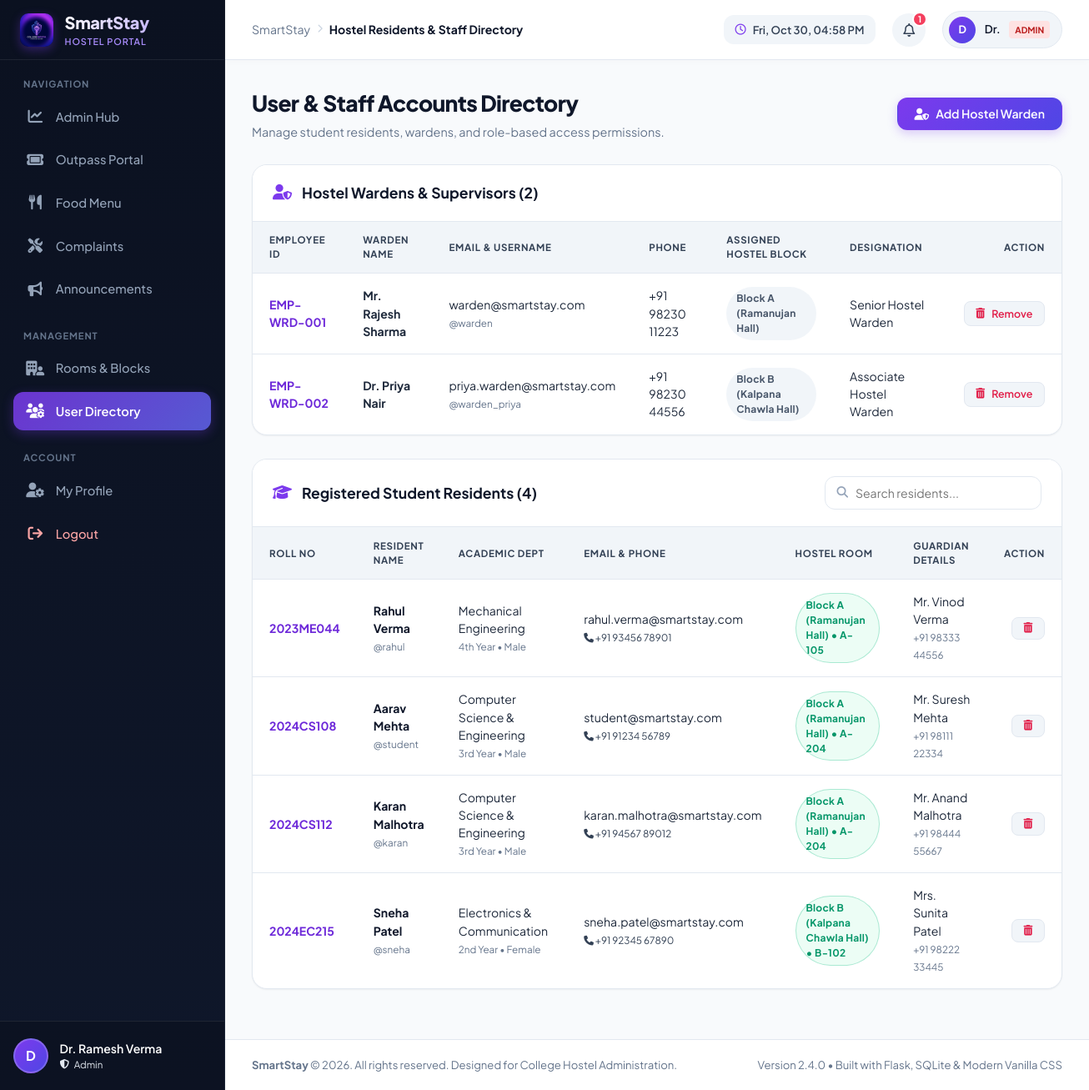
Page /admin/users (signed in) on the committed database.
### tables this page shows
CREATE TABLE users (
        id INTEGER PRIMARY KEY AUTOINCREMENT,
        username TEXT UNIQUE NOT NULL,
        email TEXT UNIQUE NOT NULL,
        password_hash TEXT NOT NULL,
        role TEXT NOT NULL CHECK(role IN ('student', 'warden', 'admin')),
        full_name TEXT NOT NULL,
        phone TEXT,
        avatar TEXT DEFAULT 'default.png',
        created_at TIMESTAMP DEFAULT CURRENT_TIMESTAMP
    );

CREATE TABLE wardens (
        id INTEGER PRIMARY KEY AUTOINCREMENT,
        user_id INTEGER UNIQUE NOT NULL REFERENCES users(id) ON DELETE CASCADE,
        employee_id TEXT UNIQUE NOT NULL,
        assigned_block_id INTEGER REFERENCES blocks(id) ON DELETE SET NULL,
        designation TEXT DEFAULT 'Hostel Warden'
    );

CREATE TABLE blocks (
        id INTEGER PRIMARY KEY AUTOINCREMENT,
        name TEXT NOT NULL UNIQUE,
        gender_type TEXT NOT NULL DEFAULT 'Boys',
        total_floors INTEGER DEFAULT 3,
        description TEXT
    );

CREATE TABLE students (
        id INTEGER PRIMARY KEY AUTOINCREMENT,
        user_id INTEGER UNIQUE NOT NULL REFERENCES users(id) ON DELETE CASCADE,
        roll_no TEXT UNIQUE NOT NULL,
        department TEXT,
        year TEXT,
        gender TEXT,
        guardian_name TEXT,
        guardian_phone TEXT,
        address TEXT,
        room_id INTEGER REFERENCES rooms(id) ON DELETE SET NULL
    );

CREATE TABLE rooms (
        id INTEGER PRIMARY KEY AUTOINCREMENT,
        block_id INTEGER NOT NULL REFERENCES blocks(id) ON DELETE CASCADE,
        room_number TEXT NOT NULL,
        floor INTEGER DEFAULT 1,
        capacity INTEGER DEFAULT 2,
        type TEXT DEFAULT 'Double AC',
        status TEXT DEFAULT 'Available',
        UNIQUE(block_id, room_number)
    );

### app.py (the view)
@app.route('/admin/users')
@login_required
@role_required(['admin'])
def admin_users():
    students = query_db("""
        SELECT s.*, u.username, u.email, u.full_name, u.phone, r.room_number, b.name as block_name
        FROM students s
        JOIN users u ON s.user_id = u.id
        LEFT JOIN rooms r ON s.room_id = r.id
        LEFT JOIN blocks b ON r.block_id = b.id
        ORDER BY s.roll_no
    """)
    wardens = query_db("""
        SELECT w.*, u.username, u.email, u.full_name, u.phone, b.name as block_name
        FROM wardens w
        JOIN users u ON w.user_id = u.id
        LEFT JOIN blocks b ON w.assigned_block_id = b.id
        ORDER BY w.employee_id
    """)
    blocks = query_db("SELECT * FROM blocks ORDER BY name")
    return render_template(
        'admin_users.html',
        students=students,
        wardens=wardens,
        blocks=blocks
    )

### app.py (called while the page is built)
def get_db():
    db = getattr(g, '_database', None)
    if db is None:
        db = g._database = sqlite3.connect(DATABASE)
        db.row_factory = sqlite3.Row
        db.execute("PRAGMA foreign_keys = ON")
    return db

@app.teardown_appcontext
def close_connection(exception):
    db = getattr(g, '_database', None)
    if db is not None:
        db.close()

def query_db(query, args=(), one=False):
    cur = get_db().execute(query, args)
    rv = cur.fetchall()
    cur.close()
    return (rv[0] if rv else None) if one else rv

def login_required(f):
    @wraps(f)
    def decorated_function(*args, **kwargs):
        if 'user_id' not in session:
            flash('Please log in to access this page.', 'warning')
            return redirect(url_for('login', next=request.url))
        return f(*args, **kwargs)
    return decorated_function

def role_required(roles):
    def decorator(f):
        @wraps(f)
        def decorated_function(*args, **kwargs):
            if 'user_id' not in session:
                flash('Please log in to continue.', 'warning')
                return redirect(url_for('login'))
            user_role = session.get('role')
            if user_role not in roles:
                flash('You do not have permission to access that resource.', 'danger')
                return redirect(url_for('dashboard'))
            return f(*args, **kwargs)
        return decorated_function
    return decorator

def get_current_user():
    if 'user_id' not in session:
        return None
    user = query_db("SELECT * FROM users WHERE id = ?", [session['user_id']], one=True)
    return user

### templates/admin_users.html (shortened to what this page needs)
{% extends "base.html" %}
{% block page_title %}Hostel Residents & Staff Directory{% endblock %}
{% block content %}
<div class="page-header-row">
  <div class="page-title-group">
    <h1>User & Staff Accounts Directory</h1>
    <p class="page-subtitle">Manage student residents, wardens, and role-based access permissions.</p>
  </div>
  <button class="btn btn-primary" onclick="openModal('addWardenModal')">
    <i class="fa-solid fa-user-shield"></i> Add Hostel Warden
  </button>
</div>
<div class="card">
  <div class="card-header">
    <div class="card-header-title">
      <i class="fa-solid fa-user-shield"></i>
      <h3>Hostel Wardens & Supervisors ({{ wardens|length }})</h3>
    </div>
  </div>
  <div class="card-body" style="padding: 0;">
    <div class="table-responsive">
      <table class="data-table">
        <thead>
          <tr>
            <th>Employee ID</th>
            <th>Warden Name</th>
            <th>Email & Username</th>
            <th>Phone</th>
            <th>Assigned Hostel Block</th>
            <th>Designation</th>
            <th style="text-align: right;">Action</th>
          </tr>
        </thead>
        <tbody>
          {% for w in wardens %}
            <tr>
              <td><strong style="color: var(--purple-700);">{{ w.employee_id }}</strong></td>
              <td><strong>{{ w.full_name }}</strong></td>
              <td>
                <div>{{ w.email }}</div>
                <small style="color: var(--text-muted);">@{{ w.username }}</small>
              </td>
              <td>{{ w.phone or 'N/A' }}</td>
              <td>
                <span class="badge badge-low">{{ w.block_name or 'All Wings' }}</span>
              </td>
              <td>{{ w.designation }}</td>
              <td style="text-align: right;">
                <button class="btn btn-secondary btn-sm" style="color: var(--rose-600);" onclick="deleteUser({{ w.user_id }}, '{{ w.full_name|replace("'", "\\'") }}')">
                  <i class="fa-solid fa-trash-can"></i> Remove
                </button>
              </td>
            </tr>
          {% endfor %}
        </tbody>
      </table>
    </div>
  </div>
</div>
<div class="card">
  <div class="card-header">
    <div class="card-header-title">
      <i class="fa-solid fa-graduation-cap"></i>
      <h3>Registered Student Residents ({{ students|length }})</h3>
    </div>
    <div class="search-input-wrapper">
      <i class="fa-solid fa-magnifying-glass"></i>
      <input type="text" class="form-control table-search-input" data-table="studentsTable" placeholder="Search residents...">
    </div>
  </div>
  <div class="card-body" style="padding: 0;">
    <div class="table-responsive">
      <table class="data-table" id="studentsTable">
        <thead>
          <tr>
            <th>Roll No</th>
            <th>Resident Name</th>
            <th>Academic Dept</th>
            <th>Email & Phone</th>
            <th>Hostel Room</th>
            <th>Guardian Details</th>
            <th style="text-align: right;">Action</th>
          </tr>
        </thead>
        <tbody>
          {% for s in students %}
            <tr>
              <td><strong style="color: var(--purple-700);">{{ s.roll_no }}</strong></td>
              <td>
                <div style="font-weight: 700; color: var(--navy-900);">{{ s.full_name }}</div>
                <small style="color: var(--text-muted);">@{{ s.username }}</small>
              </td>
              <td>
                <div>{{ s.department }}</div>
                <small style="color: var(--text-muted);">{{ s.year }} • {{ s.gender }}</small>
              </td>
              <td>
                <div>{{ s.email }}</div>
                <small style="color: var(--navy-700);"><i class="fa-solid fa-phone"></i> {{ s.phone }}</small>
              </td>
              <td>
                {% if s.room_number %}
                  <span class="badge badge-approved">{{ s.block_name }} • {{ s.room_number }}</span>
                {% else %}
                  <span class="badge badge-pending">Unallocated</span>
                {% endif %}
              </td>
              <td>
                <div>{{ s.guardian_name or 'N/A' }}</div>
                <small style="color: var(--text-muted);">{{ s.guardian_phone or '' }}</small>
              </td>
              <td style="text-align: right;">
                <button class="btn btn-secondary btn-sm" style="color: var(--rose-600);" onclick="deleteUser({{ s.user_id }}, '{{ s.full_name|replace("'", "\\'") }}')">
                  <i class="fa-solid fa-trash-can"></i>
                </button>
              </td>
            </tr>
          {% endfor %}
        </tbody>
      </table>
    </div>
  </div>
</div>
{% endblock %}

### templates/base.html (shortened to what this page needs)
<!DOCTYPE html>
<html lang="en">
<head>
  <link rel="stylesheet" href="https://cdnjs.cloudflare.com/ajax/libs/font-awesome/6.5.1/css/all.min.css">
  <link rel="stylesheet" href="{{ url_for('static', filename='css/style.css') }}">
</head>
<body>
  <div class="app-wrapper">
    <aside class="app-sidebar" id="appSidebar">
      <div class="sidebar-header">
        <img src="{{ url_for('static', filename='images/logo.jpg') }}" alt="SmartStay" class="brand-logo-img">
        <div class="brand-title">
          <span class="brand-name">SmartStay</span>
          <span class="brand-badge">Hostel Portal</span>
        </div>
      </div>
      <div class="sidebar-content">
        <div>
          <div class="nav-section-title">Navigation</div>
          <ul class="nav-menu">
            {% if session.get('role') == 'student' %}
              <li class="nav-item {% if request.path == '/student/dashboard' %}active{% endif %}">
                <a href="{{ url_for('student_dashboard') }}">
                  <i class="fa-solid fa-gauge-high"></i>
                  <span>My Dashboard</span>
                </a>
              </li>
            {% elif session.get('role') == 'admin' %}
              <li class="nav-item {% if request.path == '/admin/dashboard' %}active{% endif %}">
                <a href="{{ url_for('admin_dashboard') }}">
                  <i class="fa-solid fa-chart-line"></i>
                  <span>Admin Hub</span>
                </a>
              </li>
            {% endif %}
            <li class="nav-item {% if request.path == '/outpass' %}active{% endif %}">
              <a href="{{ url_for('outpass') }}">
                <i class="fa-solid fa-ticket"></i>
                <span>Outpass Portal</span>
              </a>
            </li>
            <li class="nav-item {% if request.path == '/food-menu' %}active{% endif %}">
              <a href="{{ url_for('food_menu') }}">
                <i class="fa-solid fa-utensils"></i>
                <span>Food Menu</span>
              </a>
            </li>
            <li class="nav-item {% if request.path == '/complaints' %}active{% endif %}">
              <a href="{{ url_for('complaints') }}">
                <i class="fa-solid fa-screwdriver-wrench"></i>
                <span>Complaints</span>
              </a>
            </li>
            <li class="nav-item {% if request.path == '/announcements' %}active{% endif %}">
              <a href="{{ url_for('announcements') }}">
                <i class="fa-solid fa-bullhorn"></i>
                <span>Announcements</span>
              </a>
            </li>
          </ul>
        </div>
        {% if session.get('role') in ['warden', 'admin'] %}
        <div>
          <div class="nav-section-title">Management</div>
          <ul class="nav-menu">
            <li class="nav-item {% if request.path == '/rooms' %}active{% endif %}">
              <a href="{{ url_for('rooms') }}">
                <i class="fa-solid fa-building-user"></i>
                <span>Rooms & Blocks</span>
              </a>
            </li>
            {% if session.get('role') == 'admin' %}
            <li class="nav-item {% if request.path == '/admin/users' %}active{% endif %}">
              <a href="{{ url_for('admin_users') }}">
                <i class="fa-solid fa-users-gear"></i>
                <span>User Directory</span>
              </a>
            </li>
            {% endif %}
          </ul>
        </div>
        {% endif %}
        <div>
          <div class="nav-section-title">Account</div>
          <ul class="nav-menu">
            <li class="nav-item {% if request.path == '/profile' %}active{% endif %}">
              <a href="{{ url_for('profile') }}">
                <i class="fa-solid fa-user-gear"></i>
                <span>My Profile</span>
              </a>
            </li>
            <li class="nav-item">
              <a href="{{ url_for('logout') }}" style="color: #fca5a5;">
                <i class="fa-solid fa-arrow-right-from-bracket"></i>
                <span>Logout</span>
              </a>
            </li>
          </ul>
        </div>
      </div>
      <div class="sidebar-footer">
        <a href="{{ url_for('profile') }}" class="user-mini-card">
          <div class="user-avatar-circle">
            {{ current_user.full_name[:1] if current_user else 'U' }}
          </div>
          <div class="user-meta">
            <div class="user-meta-name">{{ current_user.full_name if current_user else 'Guest' }}</div>
            <div class="user-meta-role">
              <i class="fa-solid fa-shield-halved"></i>
              <span>{{ current_user.role|capitalize if current_user else 'Resident' }}</span>
            </div>
          </div>
        </a>
      </div>
    </aside>
    <main class="app-main">
      <header class="app-header">
        <div class="header-left">
          <div class="page-breadcrumb">
            <span>SmartStay</span>
            <i class="fa-solid fa-chevron-right" style="font-size: 0.65rem; color: #cbd5e1;"></i>
            <span class="breadcrumb-active">{% block page_title %}Dashboard{% endblock %}</span>
          </div>
        </div>
        <div class="header-right">
          <div class="system-clock">
            <i class="fa-regular fa-clock"></i>
            <span id="systemClockText"></span>
          </div>
          <div style="position: relative;">
            <button class="notification-bell-btn" id="notificationBellBtn" aria-label="Notifications">
              <i class="fa-regular fa-bell"></i>
              {% if unread_notifications_count > 0 %}
                <span class="bell-badge" id="notifBadge">{{ unread_notifications_count }}</span>
              {% endif %}
            </button>
          </div>
          <a href="{{ url_for('profile') }}" class="header-profile-chip">
            <div class="header-avatar">
              {{ current_user.full_name[:1] if current_user else 'U' }}
            </div>
            <span class="header-user-name">{{ current_user.full_name.split(' ')[0] if current_user else 'User' }}</span>
            <span class="header-role-tag {{ current_user.role if current_user else '' }}">
              {{ current_user.role if current_user else '' }}
            </span>
          </a>
        </div>
      </header>
      <div class="page-container">
        {% block content %}{% endblock %}
      </div>
      <footer class="app-footer">
        <div>
          <strong>SmartStay</strong> &copy; 2026. All rights reserved. Designed for College Hostel Administration.
        </div>
        <div>
          <span>Version 2.4.0 • Built with Flask, SQLite & Modern Vanilla CSS</span>
        </div>
      </footer>
    </main>
  </div>
</body>
</html>

### rows in the picture
users: full_name "D", full_name "Dr. Ramesh Verma", role "Admin", full_name "Dr.", role "ADMIN"
wardens: employee_id "EMP-WRD-001", full_name "Mr. Rajesh Sharma", email "warden@smartstay.com", username "warden", phone "+91 98230 11223", name "Block A (Ramanujan Hall)", designation "Senior Hostel Warden"
wardens: employee_id "EMP-WRD-002", full_name "Dr. Priya Nair", email "priya.warden@smartstay.com", username "warden_priya", phone "+91 98230 44556", name "Block B (Kalpana Chawla Hall)", designation "Associate Hostel Warden"
students: roll_no "2023ME044", full_name "Rahul Verma", username "rahul", department "Mechanical Engineering", year "4th Year", gender "Male", email "rahul.verma@smartstay.com", phone "+91 93456 78901", block_name "Block A (Ramanujan Hall)", room_number "A-105", guardian_name "Mr. Vinod Verma", guardian_phone "+91 98333 44556"
students: roll_no "2024CS108", full_name "Aarav Mehta", username "student", department "Computer Science & Engineering", year "3rd Year", gender "Male", email "student@smartstay.com", phone "+91 91234 56789", block_name "Block A (Ramanujan Hall)", room_number "A-204", guardian_name "Mr. Suresh Mehta", guardian_phone "+91 98111 22334"
students: roll_no "2024CS112", full_name "Karan Malhotra", username "karan", department "Computer Science & Engineering", year "3rd Year", gender "Male", email "karan.malhotra@smartstay.com", phone "+91 94567 89012", block_name "Block A (Ramanujan Hall)", room_number "A-204", guardian_name "Mr. Anand Malhotra", guardian_phone "+91 98444 55667"
students: roll_no "2024EC215", full_name "Sneha Patel", username "sneha", department "Electronics & Communication", year "2nd Year", gender "Female", email "sneha.patel@smartstay.com", phone "+91 92345 67890", block_name "Block B (Kalpana Chawla Hall)", room_number "B-102", guardian_name "Mrs. Sunita Patel", guardian_phone "+91 98222 33445"

### other values in the picture
{{ unread_notifications_count }} "1"
{{ wardens|length }} "2"
{{ students|length }} "4"
